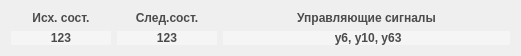
  <widget class="QWidget" name="gridLayoutWidget">
   <property name="geometry">
    <rect>
     <x>10</x>
     <y>40</y>
     <width>521</width>
     <height>41</height>
    </rect>
   </property>
   <layout class="QGridLayout" name="gridLayout" columnstretch="0,0,0,0,0">
    <item row="0" column="4">
     <widget class="QLabel" name="label_7">
      <property name="font">
       <font>
        <weight>75</weight>
        <bold>true</bold>
       </font>
      </property>
      <property name="styleSheet">
       <string notr="true">color: rgb(75,75,75);</string>
      </property>
      <property name="text">
       <string>Управляющие сигналы</string>
      </property>
      <property name="alignment">
       <set>Qt::AlignCenter</set>
      </property>
     </widget>
    </item>
    <item row="0" column="1">
     <widget class="QLabel" name="label_2">
      <property name="maximumSize">
       <size>
        <width>100</width>
        <height>16777215</height>
       </size>
      </property>
      <property name="font">
       <font>
        <weight>75</weight>
        <bold>true</bold>
       </font>
      </property>
      <property name="styleSheet">
       <string notr="true">color: rgb(75,75,75);</string>
      </property>
      <property name="text">
       <string>След.сост.</string>
      </property>
      <property name="alignment">
       <set>Qt::AlignCenter</set>
      </property>
     </widget>
    </item>
    <item row="0" column="0">
     <widget class="QLabel" name="label_3">
      <property name="maximumSize">
       <size>
        <width>100</width>
        <height>15</height>
       </size>
      </property>
      <property name="font">
       <font>
        <weight>75</weight>
        <bold>true</bold>
       </font>
      </property>
      <property name="styleSheet">
       <string notr="true">color: rgb(75,75,75);</string>
      </property>
      <property name="text">
       <string>Исх. сост.</string>
      </property>
      <property name="alignment">
       <set>Qt::AlignCenter</set>
      </property>
     </widget>
    </item>
    <item row="1" column="1">
     <widget class="QLabel" name="nextStateLabel">
      <property name="font">
       <font>
        <weight>75</weight>
        <bold>true</bold>
       </font>
      </property>
      <property name="styleSheet">
       <string notr="true"> background-color: rgb(245,245,245);
color: rgb(75,75,75);
border-radius: 8px;</string>
      </property>
      <property name="text">
       <string>123</string>
      </property>
      <property name="alignment">
       <set>Qt::AlignCenter</set>
      </property>
     </widget>
    </item>
    <item row="1" column="4">
     <widget class="QLabel" name="controlSignalsLabel">
      <property name="font">
       <font>
        <weight>75</weight>
        <bold>true</bold>
       </font>
      </property>
      <property name="styleSheet">
       <string notr="true"> background-color: rgb(245,245,245);
color: rgb(75,75,75);
border-radius: 8px;</string>
      </property>
      <property name="text">
       <string> у6, у10, у63</string>
      </property>
      <property name="alignment">
       <set>Qt::AlignCenter</set>
      </property>
     </widget>
    </item>
    <item row="1" column="0">
     <widget class="QLabel" name="initialStateLabel">
      <property name="minimumSize">
       <size>
        <width>40</width>
        <height>0</height>
       </size>
      </property>
      <property name="maximumSize">
       <size>
        <width>16777215</width>
        <height>16777215</height>
       </size>
      </property>
      <property name="font">
       <font>
        <weight>75</weight>
        <bold>true</bold>
       </font>
      </property>
      <property name="styleSheet">
       <string notr="true">background-color: rgb(245, 245, 245);
color: rgb(75,75,75);
border-radius: 8px;</string>
      </property>
      <property name="text">
       <string>123</string>
      </property>
      <property name="alignment">
       <set>Qt::AlignCenter</set>
      </property>
     </widget>
    </item>
   </layout>
  </widget>
